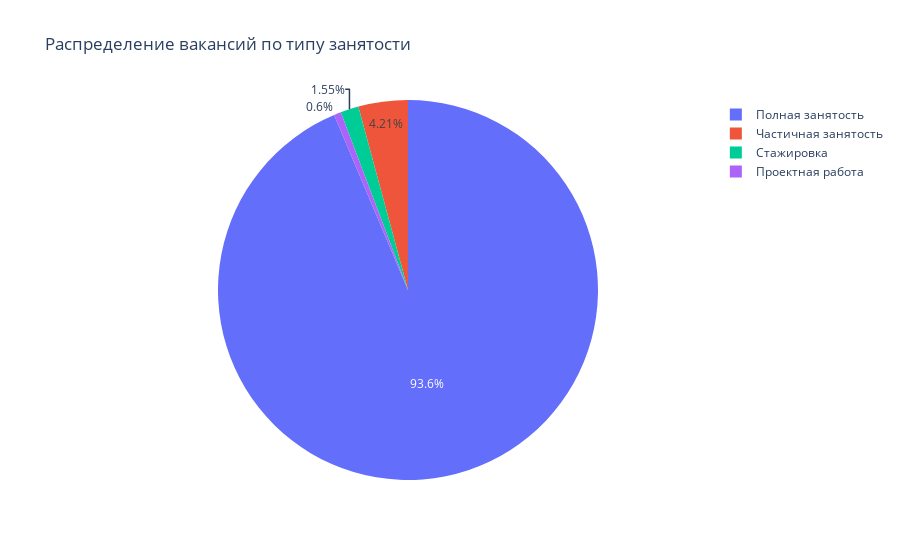

The cell this chart's notebook holds for it:
### Code cell
#строю график для иллюстряции количества вакансий по типу занятости

query_3_7 = f'''SELECT 
                    v.employment as employment_type,
                    COUNT(v.id) as count
                FROM vacancies as v 
                GROUP BY v.employment
                '''
df_3_7 = pd.read_sql_query(query_3_7, connection)
fig_3_7 = px.pie(df_3_7, names='employment_type', values = 'count', title='Распределение вакансий по типу занятости')
fig_3_7.show()

### Figure 1 — Plotly figure (JSON) as saved in the notebook; plotly's stock layout.template omitted (floating-point values rounded to 4 significant figures)
{"data": [{"domain": {"x": [0, 1], "y": [0, 1]}, "hovertemplate": "employment_type=%{label}<br>count=%{value}<extra></extra>", "labels": ["Стажировка", "Частичная занятость", "Проектная работа", "Полная занятость"], "legendgroup": "", "name": "", "showlegend": true, "type": "pie", "values": [761, 2072, 295, 46069]}], "layout": {"legend": {"tracegroupgap": 0}, "title": {"text": "Распределение вакансий по типу занятости"}}}
